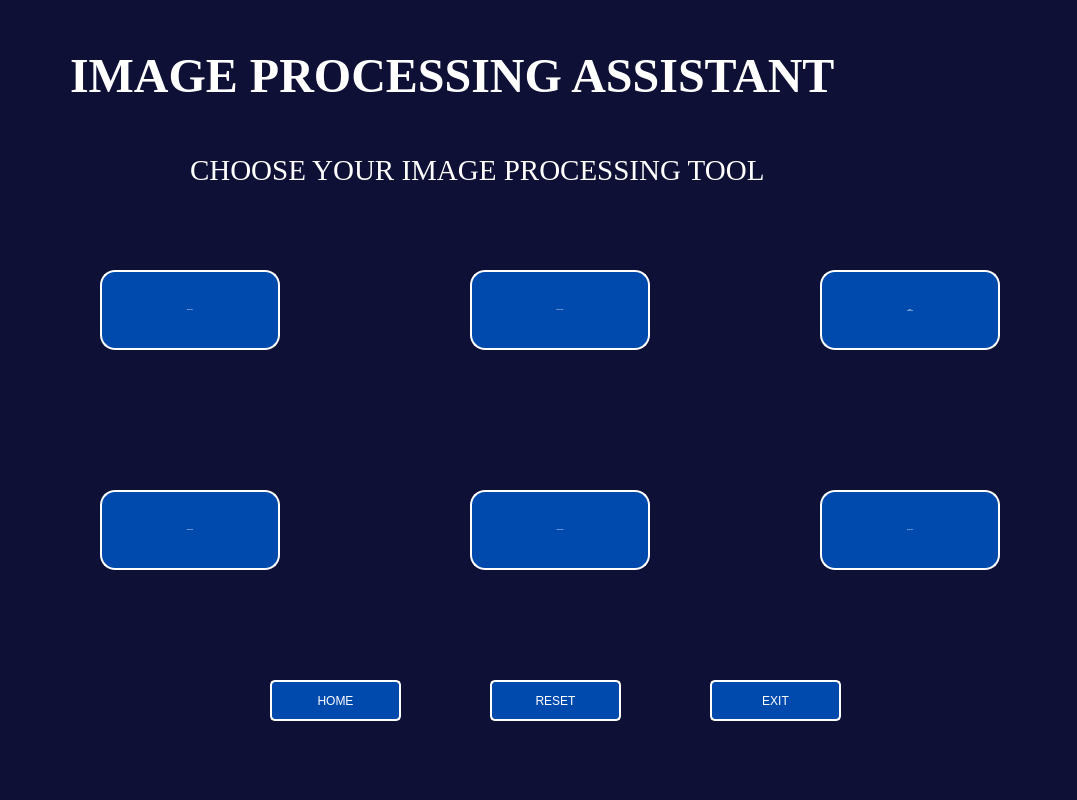
<?xml version="1.0" encoding="UTF-8"?>
<ui version="4.0">
 <class>Dialog</class>
 <widget class="QDialog" name="Dialog">
  <property name="geometry">
   <rect>
    <x>0</x>
    <y>0</y>
    <width>1077</width>
    <height>800</height>
   </rect>
  </property>
  <property name="windowTitle">
   <string>Dialog</string>
  </property>
  <widget class="QWidget" name="bgwidget" native="true">
   <property name="geometry">
    <rect>
     <x>0</x>
     <y>0</y>
     <width>1080</width>
     <height>800</height>
    </rect>
   </property>
   <property name="minimumSize">
    <size>
     <width>1080</width>
     <height>800</height>
    </size>
   </property>
   <property name="maximumSize">
    <size>
     <width>1080</width>
     <height>16777215</height>
    </size>
   </property>
   <property name="styleSheet">
    <string notr="true">background-color: #0F1035;</string>
   </property>
   <widget class="QPushButton" name="home">
    <property name="geometry">
     <rect>
      <x>270</x>
      <y>680</y>
      <width>131</width>
      <height>41</height>
     </rect>
    </property>
    <property name="cursor">
     <cursorShape>PointingHandCursor</cursorShape>
    </property>
    <property name="styleSheet">
     <string notr="true">border-style: outset;
border-width: 2px;
border-color: #fff;
border-radius: 5px;
background-color: #004AAD;
font: bold 10pt &quot;Times New Roman&quot;;
color: #fff;</string>
    </property>
    <property name="text">
     <string>HOME</string>
    </property>
   </widget>
   <widget class="QPushButton" name="reset">
    <property name="geometry">
     <rect>
      <x>490</x>
      <y>680</y>
      <width>131</width>
      <height>41</height>
     </rect>
    </property>
    <property name="cursor">
     <cursorShape>PointingHandCursor</cursorShape>
    </property>
    <property name="styleSheet">
     <string notr="true">border-style: outset;
border-width: 2px;
border-color: #fff;
border-radius: 5px;
background-color: #004AAD;
font: bold 10pt &quot;Times New Roman&quot;;
color: #fff;</string>
    </property>
    <property name="text">
     <string>RESET</string>
    </property>
   </widget>
   <widget class="QPushButton" name="exit">
    <property name="geometry">
     <rect>
      <x>710</x>
      <y>680</y>
      <width>131</width>
      <height>41</height>
     </rect>
    </property>
    <property name="cursor">
     <cursorShape>PointingHandCursor</cursorShape>
    </property>
    <property name="styleSheet">
     <string notr="true">border-style: outset;
border-width: 2px;
border-color: #fff;
border-radius: 5px;
background-color: #004AAD;
font: bold 10pt &quot;Times New Roman&quot;;
color: #fff;</string>
    </property>
    <property name="text">
     <string>EXIT</string>
    </property>
   </widget>
   <widget class="QLabel" name="label_2">
    <property name="geometry">
     <rect>
      <x>70</x>
      <y>10</y>
      <width>961</width>
      <height>131</height>
     </rect>
    </property>
    <property name="font">
     <font>
      <family>Times New Roman</family>
      <pointsize>36</pointsize>
      <weight>75</weight>
      <italic>false</italic>
      <bold>true</bold>
     </font>
    </property>
    <property name="mouseTracking">
     <bool>false</bool>
    </property>
    <property name="layoutDirection">
     <enum>Qt::LeftToRight</enum>
    </property>
    <property name="autoFillBackground">
     <bool>false</bool>
    </property>
    <property name="styleSheet">
     <string notr="true">font: bold 36pt &quot;Times New Roman&quot;;
color: #fff;


</string>
    </property>
    <property name="text">
     <string>IMAGE PROCESSING ASSISTANT</string>
    </property>
   </widget>
   <widget class="QLabel" name="label">
    <property name="geometry">
     <rect>
      <x>190</x>
      <y>140</y>
      <width>741</width>
      <height>61</height>
     </rect>
    </property>
    <property name="font">
     <font>
      <family>Times New Roman</family>
      <pointsize>22</pointsize>
      <weight>50</weight>
      <italic>false</italic>
      <bold>false</bold>
     </font>
    </property>
    <property name="mouseTracking">
     <bool>false</bool>
    </property>
    <property name="layoutDirection">
     <enum>Qt::LeftToRight</enum>
    </property>
    <property name="autoFillBackground">
     <bool>false</bool>
    </property>
    <property name="styleSheet">
     <string notr="true">border-radius:50px;
color: #fff;
font:  22pt &quot;Times New Roman&quot;;</string>
    </property>
    <property name="text">
     <string>CHOOSE YOUR IMAGE PROCESSING TOOL</string>
    </property>
   </widget>
   <widget class="QPushButton" name="handwritingbtn">
    <property name="geometry">
     <rect>
      <x>820</x>
      <y>270</y>
      <width>180</width>
      <height>80</height>
     </rect>
    </property>
    <property name="font">
     <font>
      <family>Times New Roman</family>
      <pointsize>-1</pointsize>
      <weight>75</weight>
      <italic>false</italic>
      <bold>true</bold>
     </font>
    </property>
    <property name="cursor">
     <cursorShape>PointingHandCursor</cursorShape>
    </property>
    <property name="autoFillBackground">
     <bool>false</bool>
    </property>
    <property name="styleSheet">
     <string notr="true">QPushButton{
    background-color: #004AAD;
    border-style: outset;
    border-width: 2px;
    border-radius: 15px;
    border-color: #fff;
    font: bold 24px &quot;Times New Roman&quot;;
    color: #fff;
}</string>
    </property>
    <property name="text">
     <string>Text to
 Handwriting</string>
    </property>
   </widget>
   <widget class="QPushButton" name="pushButton_3">
    <property name="geometry">
     <rect>
      <x>470</x>
      <y>270</y>
      <width>180</width>
      <height>80</height>
     </rect>
    </property>
    <property name="font">
     <font>
      <family>Times New Roman</family>
      <pointsize>-1</pointsize>
      <weight>75</weight>
      <italic>false</italic>
      <bold>true</bold>
     </font>
    </property>
    <property name="cursor">
     <cursorShape>PointingHandCursor</cursorShape>
    </property>
    <property name="autoFillBackground">
     <bool>false</bool>
    </property>
    <property name="styleSheet">
     <string notr="true">QPushButton{
  background-color: #004AAD;
    border-style: outset;
    border-width: 2px;
    border-radius: 15px;
    border-color: #fff;
    font: bold 24px &quot;Times New Roman&quot;;
    color: #fff;
}</string>
    </property>
    <property name="text">
     <string>Image to Sketch</string>
    </property>
   </widget>
   <widget class="QPushButton" name="pushButton_4">
    <property name="geometry">
     <rect>
      <x>470</x>
      <y>490</y>
      <width>180</width>
      <height>80</height>
     </rect>
    </property>
    <property name="font">
     <font>
      <family>Times New Roman</family>
      <pointsize>-1</pointsize>
      <weight>75</weight>
      <italic>false</italic>
      <bold>true</bold>
     </font>
    </property>
    <property name="cursor">
     <cursorShape>PointingHandCursor</cursorShape>
    </property>
    <property name="autoFillBackground">
     <bool>false</bool>
    </property>
    <property name="styleSheet">
     <string notr="true">QPushButton{
   background-color: #004AAD;
    border-style: outset;
    border-width: 2px;
    border-radius: 15px;
    border-color: #fff;
    font: bold 24px &quot;Times New Roman&quot;;
    color: #fff;
}</string>
    </property>
    <property name="text">
     <string>Gesture Control</string>
    </property>
   </widget>
   <widget class="QPushButton" name="pushButton_6">
    <property name="geometry">
     <rect>
      <x>100</x>
      <y>490</y>
      <width>180</width>
      <height>80</height>
     </rect>
    </property>
    <property name="font">
     <font>
      <family>Times New Roman</family>
      <pointsize>-1</pointsize>
      <weight>75</weight>
      <italic>false</italic>
      <bold>true</bold>
     </font>
    </property>
    <property name="cursor">
     <cursorShape>PointingHandCursor</cursorShape>
    </property>
    <property name="autoFillBackground">
     <bool>false</bool>
    </property>
    <property name="styleSheet">
     <string notr="true">QPushButton{
    background-color: #004AAD;
    border-style: outset;
    border-width: 2px;
    border-radius: 15px;
    border-color: #fff;
    font: bold 24px &quot;Times New Roman&quot;;
    color: #fff;
}</string>
    </property>
    <property name="text">
     <string>Gesture Mouse</string>
    </property>
   </widget>
   <widget class="QPushButton" name="pushButton_7">
    <property name="geometry">
     <rect>
      <x>820</x>
      <y>490</y>
      <width>180</width>
      <height>80</height>
     </rect>
    </property>
    <property name="font">
     <font>
      <family>Times New Roman</family>
      <pointsize>-1</pointsize>
      <weight>75</weight>
      <italic>false</italic>
      <bold>true</bold>
     </font>
    </property>
    <property name="cursor">
     <cursorShape>PointingHandCursor</cursorShape>
    </property>
    <property name="autoFillBackground">
     <bool>false</bool>
    </property>
    <property name="styleSheet">
     <string notr="true">QPushButton{
    background-color: #004AAD;
    border-style: outset;
    border-width: 2px;
    border-radius: 15px;
    border-color: #fff;
    font: bold 24px &quot;Times New Roman&quot;;
    color: #fff;
}</string>
    </property>
    <property name="text">
     <string>QR READER</string>
    </property>
   </widget>
   <widget class="QPushButton" name="pushButton_2">
    <property name="geometry">
     <rect>
      <x>100</x>
      <y>270</y>
      <width>180</width>
      <height>80</height>
     </rect>
    </property>
    <property name="font">
     <font>
      <family>Times New Roman</family>
      <pointsize>-1</pointsize>
      <weight>75</weight>
      <italic>false</italic>
      <bold>true</bold>
     </font>
    </property>
    <property name="cursor">
     <cursorShape>PointingHandCursor</cursorShape>
    </property>
    <property name="autoFillBackground">
     <bool>false</bool>
    </property>
    <property name="styleSheet">
     <string notr="true">QPushButton{
    background-color: #004AAD;
    border-style: outset;
    border-width: 2px;
    border-radius: 15px;
    border-color: #fff;
    font: bold 24px &quot;Times New Roman&quot;;
    color: #fff;
}</string>
    </property>
    <property name="text">
     <string>Image to Text</string>
    </property>
   </widget>
  </widget>
 </widget>
 <resources>
  <include location="../image.qrc"/>
 </resources>
 <connections/>
</ui>
